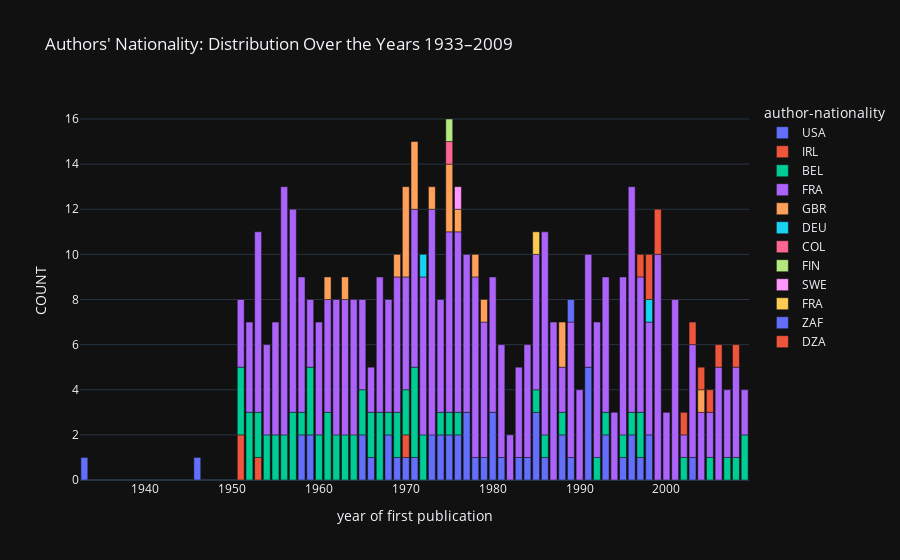

Notebook source saved alongside this figure:
### Markdown cell above
### Visualisation of authors' nationalities distributed over the years

### Code cell
nationality_dist_per_year =  roman_df.value_counts(["publ-first", "author-nationality"]).to_frame().sort_values(by=['publ-first'], ascending=True).rename(columns={0: 'COUNT'})
nationality_dist_per_year = nationality_dist_per_year.reset_index().rename(columns={'publ-first': 'YEAR'})

fig = px.bar(
    nationality_dist_per_year,
    x="YEAR",
    y="COUNT",
    labels={'YEAR':'year of first publication'},
    color="author-nationality",
    text="author-nationality",
    title="Authors' Nationality: Distribution Over the Years 1933–2009"
)
fig.show()

### Figure 1 — Plotly figure (JSON) as saved in the notebook; plotly's stock layout.template omitted (floating-point values rounded to 4 significant figures)
{"data": [{"alignmentgroup": "True", "hovertemplate": "author-nationality=%{text}<br>year of first publication=%{x}<br>COUNT=%{y}<extra></extra>", "legendgroup": "USA", "marker": {"color": "#636efa", "pattern": {"shape": ""}}, "name": "USA", "offsetgroup": "USA", "orientation": "v", "showlegend": true, "text": ["USA", "USA", "USA", "USA", "USA", "USA", "USA", "USA", "USA", "USA", "USA", "USA", "USA", "USA", "USA", "USA", "USA", "USA", "USA", "USA", "USA", "USA", "USA", "USA", "USA", "USA", "USA", "USA", "USA", "USA", "USA", "USA"], "textposition": "auto", "x": [1933.0, 1946.0, 1958.0, 1959.0, 1965.0, 1966.0, 1968.0, 1969.0, 1970.0, 1971.0, 1973.0, 1974.0, 1975.0, 1976.0, 1977.0, 1978.0, 1979.0, 1980.0, 1981.0, 1983.0, 1984.0, 1985.0, 1986.0, 1988.0, 1989.0, 1991.0, 1993.0, 1995.0, 1996.0, 1997.0, 1998.0, 2003.0], "xaxis": "x", "y": [1, 1, 2, 2, 2, 1, 2, 1, 1, 1, 2, 2, 2, 2, 3, 1, 1, 3, 1, 1, 1, 3, 1, 2, 1, 5, 2, 1, 2, 1, 2, 1], "yaxis": "y", "type": "bar"}, {"alignmentgroup": "True", "hovertemplate": "author-nationality=%{text}<br>year of first publication=%{x}<br>COUNT=%{y}<extra></extra>", "legendgroup": "IRL", "marker": {"color": "#EF553B", "pattern": {"shape": ""}}, "name": "IRL", "offsetgroup": "IRL", "orientation": "v", "showlegend": true, "text": ["IRL", "IRL", "IRL"], "textposition": "auto", "x": [1951.0, 1953.0, 1970.0], "xaxis": "x", "y": [2, 1, 1], "yaxis": "y", "type": "bar"}, {"alignmentgroup": "True", "hovertemplate": "author-nationality=%{text}<br>year of first publication=%{x}<br>COUNT=%{y}<extra></extra>", "legendgroup": "BEL", "marker": {"color": "#00cc96", "pattern": {"shape": ""}}, "name": "BEL", "offsetgroup": "BEL", "orientation": "v", "showlegend": true, "text": ["BEL", "BEL", "BEL", "BEL", "BEL", "BEL", "BEL", "BEL", "BEL", "BEL", "BEL", "BEL", "BEL", "BEL", "BEL", "BEL", "BEL", "BEL", "BEL", "BEL", "BEL", "BEL", "BEL", "BEL", "BEL", "BEL", "BEL", "BEL", "BEL", "BEL", "BEL", "BEL", "BEL", "BEL", "BEL", "BEL", "BEL", "BEL"], "textposition": "auto", "x": [1951.0, 1952.0, 1953.0, 1954.0, 1955.0, 1956.0, 1957.0, 1958.0, 1959.0, 1960.0, 1961.0, 1962.0, 1963.0, 1964.0, 1965.0, 1966.0, 1967.0, 1968.0, 1969.0, 1970.0, 1971.0, 1972.0, 1974.0, 1975.0, 1976.0, 1985.0, 1986.0, 1988.0, 1992.0, 1993.0, 1995.0, 1996.0, 1997.0, 2002.0, 2005.0, 2007.0, 2008.0, 2009.0], "xaxis": "x", "y": [3, 3, 2, 2, 2, 2, 3, 1, 3, 2, 3, 2, 2, 2, 2, 2, 3, 1, 2, 2, 4, 2, 1, 1, 1, 1, 1, 1, 1, 1, 1, 1, 2, 1, 1, 1, 1, 2], "yaxis": "y", "type": "bar"}, {"alignmentgroup": "True", "hovertemplate": "author-nationality=%{text}<br>year of first publication=%{x}<br>COUNT=%{y}<extra></extra>", "legendgroup": "FRA", "marker": {"color": "#ab63fa", "pattern": {"shape": ""}}, "name": "FRA", "offsetgroup": "FRA", "orientation": "v", "showlegend": true, "text": ["FRA", "FRA", "FRA", "FRA", "FRA", "FRA", "FRA", "FRA", "FRA", "FRA", "FRA", "FRA", "FRA", "FRA", "FRA", "FRA", "FRA", "FRA", "FRA", "FRA", "FRA", "FRA", "FRA", "FRA", "FRA", "FRA", "FRA", "FRA", "FRA", "FRA", "FRA", "FRA", "FRA", "FRA", "FRA", "FRA", "FRA", "FRA", "FRA", "FRA", "FRA", "FRA", "FRA", "FRA", "FRA", "FRA", "FRA", "FRA", "FRA", "FRA", "FRA", "FRA", "FRA", "FRA", "FRA", "FRA", "FRA", "FRA", "FRA"], "textposition": "auto", "x": [1951.0, 1952.0, 1953.0, 1954.0, 1955.0, 1956.0, 1957.0, 1958.0, 1959.0, 1960.0, 1961.0, 1962.0, 1963.0, 1964.0, 1965.0, 1966.0, 1967.0, 1968.0, 1969.0, 1970.0, 1971.0, 1972.0, 1973.0, 1974.0, 1975.0, 1976.0, 1977.0, 1978.0, 1979.0, 1980.0, 1981.0, 1982.0, 1983.0, 1984.0, 1985.0, 1986.0, 1987.0, 1988.0, 1989.0, 1990.0, 1991.0, 1992.0, 1993.0, 1994.0, 1995.0, 1996.0, 1997.0, 1998.0, 1999.0, 2000.0, 2001.0, 2002.0, 2003.0, 2004.0, 2005.0, 2006.0, 2007.0, 2008.0, 2009.0], "xaxis": "x", "y": [3, 4, 8, 4, 5, 11, 9, 6, 3, 5, 5, 6, 6, 6, 4, 2, 6, 5, 6, 5, 7, 7, 10, 5, 8, 8, 7, 8, 6, 6, 5, 2, 4, 5, 6, 9, 7, 2, 6, 4, 5, 6, 6, 3, 7, 10, 6, 5, 10, 3, 8, 1, 5, 3, 2, 5, 3, 4, 2], "yaxis": "y", "type": "bar"}, {"alignmentgroup": "True", "hovertemplate": "author-nationality=%{text}<br>year of first publication=%{x}<br>COUNT=%{y}<extra></extra>", "legendgroup": "GBR", "marker": {"color": "#FFA15A", "pattern": {"shape": ""}}, "name": "GBR", "offsetgroup": "GBR", "orientation": "v", "showlegend": true, "text": ["GBR", "GBR", "GBR", "GBR", "GBR", "GBR", "GBR", "GBR", "GBR", "GBR", "GBR", "GBR"], "textposition": "auto", "x": [1961.0, 1963.0, 1969.0, 1970.0, 1971.0, 1973.0, 1975.0, 1976.0, 1978.0, 1979.0, 1988.0, 2004.0], "xaxis": "x", "y": [1, 1, 1, 4, 3, 1, 3, 1, 1, 1, 2, 1], "yaxis": "y", "type": "bar"}, {"alignmentgroup": "True", "hovertemplate": "author-nationality=%{text}<br>year of first publication=%{x}<br>COUNT=%{y}<extra></extra>", "legendgroup": "DEU", "marker": {"color": "#19d3f3", "pattern": {"shape": ""}}, "name": "DEU", "offsetgroup": "DEU", "orientation": "v", "showlegend": true, "text": ["DEU", "DEU"], "textposition": "auto", "x": [1972.0, 1998.0], "xaxis": "x", "y": [1, 1], "yaxis": "y", "type": "bar"}, {"alignmentgroup": "True", "hovertemplate": "author-nationality=%{text}<br>year of first publication=%{x}<br>COUNT=%{y}<extra></extra>", "legendgroup": "COL", "marker": {"color": "#FF6692", "pattern": {"shape": ""}}, "name": "COL", "offsetgroup": "COL", "orientation": "v", "showlegend": true, "text": ["COL"], "textposition": "auto", "x": [1975.0], "xaxis": "x", "y": [1], "yaxis": "y", "type": "bar"}, {"alignmentgroup": "True", "hovertemplate": "author-nationality=%{text}<br>year of first publication=%{x}<br>COUNT=%{y}<extra></extra>", "legendgroup": "FIN", "marker": {"color": "#B6E880", "pattern": {"shape": ""}}, "name": "FIN", "offsetgroup": "FIN", "orientation": "v", "showlegend": true, "text": ["FIN"], "textposition": "auto", "x": [1975.0], "xaxis": "x", "y": [1], "yaxis": "y", "type": "bar"}, {"alignmentgroup": "True", "hovertemplate": "author-nationality=%{text}<br>year of first publication=%{x}<br>COUNT=%{y}<extra></extra>", "legendgroup": "SWE", "marker": {"color": "#FF97FF", "pattern": {"shape": ""}}, "name": "SWE", "offsetgroup": "SWE", "orientation": "v", "showlegend": true, "text": ["SWE"], "textposition": "auto", "x": [1976.0], "xaxis": "x", "y": [1], "yaxis": "y", "type": "bar"}, {"alignmentgroup": "True", "hovertemplate": "author-nationality=%{text}<br>year of first publication=%{x}<br>COUNT=%{y}<extra></extra>", "legendgroup": "FRA\r\n", "marker": {"color": "#FECB52", "pattern": {"shape": ""}}, "name": "FRA\r\n", "offsetgroup": "FRA\r\n", "orientation": "v", "showlegend": true, "text": ["FRA\r\n"], "textposition": "auto", "x": [1985.0], "xaxis": "x", "y": [1], "yaxis": "y", "type": "bar"}, {"alignmentgroup": "True", "hovertemplate": "author-nationality=%{text}<br>year of first publication=%{x}<br>COUNT=%{y}<extra></extra>", "legendgroup": "ZAF", "marker": {"color": "#636efa", "pattern": {"shape": ""}}, "name": "ZAF", "offsetgroup": "ZAF", "orientation": "v", "showlegend": true, "text": ["ZAF"], "textposition": "auto", "x": [1989.0], "xaxis": "x", "y": [1], "yaxis": "y", "type": "bar"}, {"alignmentgroup": "True", "hovertemplate": "author-nationality=%{text}<br>year of first publication=%{x}<br>COUNT=%{y}<extra></extra>", "legendgroup": "DZA", "marker": {"color": "#EF553B", "pattern": {"shape": ""}}, "name": "DZA", "offsetgroup": "DZA", "orientation": "v", "showlegend": true, "text": ["DZA", "DZA", "DZA", "DZA", "DZA", "DZA", "DZA", "DZA", "DZA"], "textposition": "auto", "x": [1997.0, 1998.0, 1999.0, 2002.0, 2003.0, 2004.0, 2005.0, 2006.0, 2008.0], "xaxis": "x", "y": [1, 2, 2, 1, 1, 1, 1, 1, 1], "yaxis": "y", "type": "bar"}], "layout": {"xaxis": {"anchor": "y", "domain": [0.0, 1.0], "title": {"text": "year of first publication"}}, "yaxis": {"anchor": "x", "domain": [0.0, 1.0], "title": {"text": "COUNT"}}, "legend": {"title": {"text": "author-nationality"}, "tracegroupgap": 0}, "title": {"text": "Authors' Nationality: Distribution Over the Years 1933–2009"}, "barmode": "relative"}}
